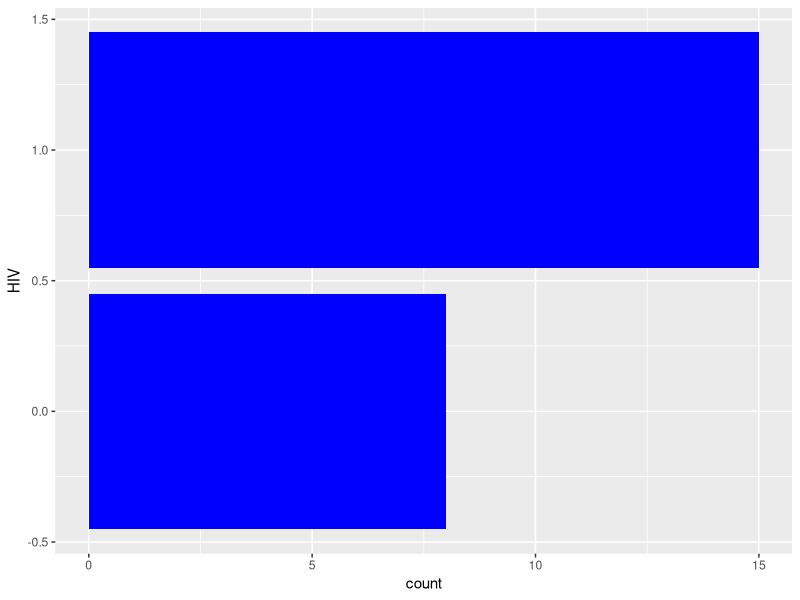

Write the R code that produced this figure.
library(readxl)
library(ggplot2)

dados = read_excel("Base Casos.xlsx")
dados

ggplot(dados, aes(y=HIV))+
  geom_bar(fill = "blue")

